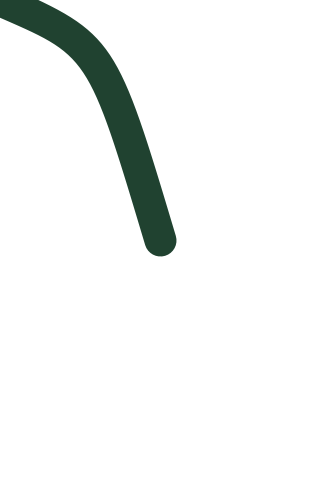
Frame 1 (no input)
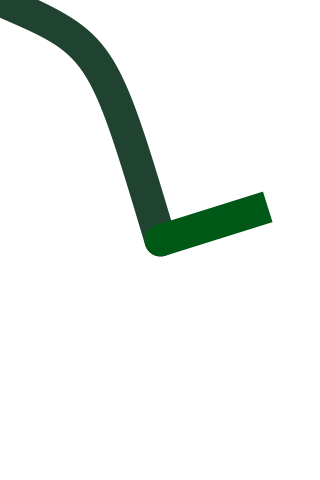
Frame 2 (the mouse pressed at the canvas centre, redrawn once)

The Processing sketch that drew these frames (run headless with seeded random() and noise(); the mouse was pressed at the canvas centre and the sketch redrawn once):

// Processing sketch: processing_82984
// ── processing_82984.pde

void setup()   // setup function runs only once
{
size(320, 480);  // specifying the size of the pde
background(255); // background turned white
smooth();
frameRate(4);
noLoop();      // No Loop turned OFF
}

void draw()
{
stroke(random(255/5), random(255), random(255/5)); // random colored stokes
strokeWeight(32);                   // random stroke weight ranging between 1 and 10
noFill();                 // put a no fill function to only highlight the curve
float x1 = random(width); // specify random values
float x2 = random(width);
float x3 = random(width);
float x4 = random(width);

float y1 = random(height);
float y2 = random(height);
float y3 = random(height);
float y4 = random(height);

bezier(width/2,height/2,x3, y3,x3, y3,  mouseX, mouseY);    // calling the bezier
noLoop();  

}

void mouseMoved(){
draw();
}
